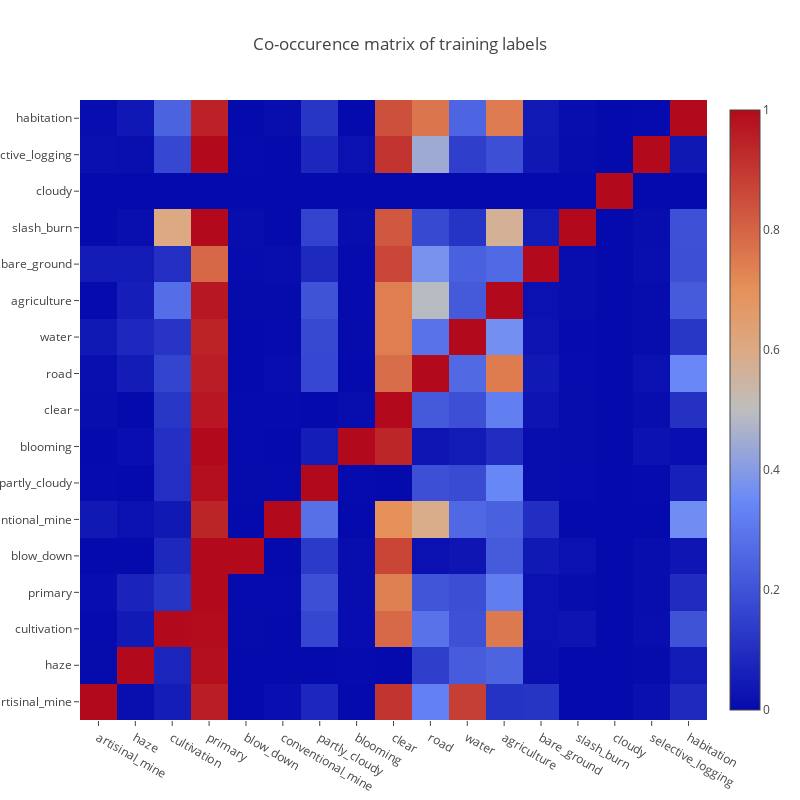
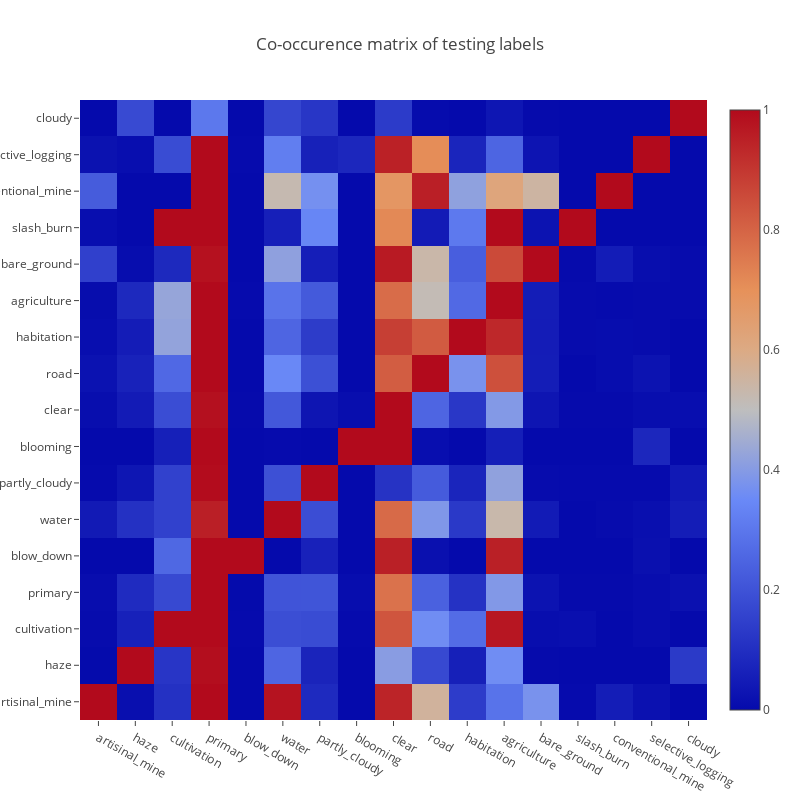

These figures' notebook cell, in order:
### Code cell
import plotly.graph_objs as go
import plotly.offline as py
py.init_notebook_mode(connected=True)
import plotly.tools as tls
from collections import Counter, defaultdict
    
# Histogram of labeled data: train/test
labels = [labels_df['tags'].apply(lambda x: x.split(' ')),
          labels_df_test['tags'].apply(lambda x: x.split(' '))]
dist_titles = ['Distribution of training labels', 'Distribution of testing labels']
cooccur_titles = ['Co-occurence matrix of training labels', 'Co-occurence matrix of testing labels']
dist_fns = ['train-label-dist', 'test-label-dist']
cooccur_fns = ['train-cooccur-matrix', 'test-cooccur-matrix']

for idx in [0,1]: # Train vs. test

    counts = defaultdict(int)
    for l in sorted(labels[idx]):
        for l2 in l:
            counts[l2] += 1

#    data=[go.Bar(x=list(counts.keys()), y=list(counts.values()))]
#    layout=dict(height=800, width=800, title=dist_titles[idx])
#    fig=dict(data=data, layout=layout)
#    py.iplot(fig, filename=dist_fns[idx])

    tags_s = pd.Series(list(chain.from_iterable(labels[idx]))).value_counts()
    fig, ax = plt.subplots(figsize=(16, 8))
    sns.barplot(x=tags_s, y=tags_s.index, orient='h');
    plt.title(dist_fns[idx])
    plt.show()

    # Co-occurrence Matrix 
    com = np.zeros([len(counts)]*2)
    for i, l in enumerate(list(counts.keys())):
        for i2, l2 in enumerate(list(counts.keys())):
            c = 0
            cy = 0
            for row in sorted(labels[idx].values):
                if l in row:
                    c += 1
                    if l2 in row: cy += 1
            com[i, i2] = cy / c

    data=[go.Heatmap(z=com, x=list(counts.keys()), y=list(counts.keys()))]
    layout=go.Layout(height=800, width=800, title=cooccur_titles[idx])
    fig=dict(data=data, layout=layout)
    py.iplot(fig, filename=cooccur_fns[idx])

### Figure 1 — Plotly figure (JSON) as saved in the notebook; plotly's stock layout.template omitted (floating-point values rounded to 4 significant figures; data arrays with more than 128 entries replaced by an {"elided": "..."} marker saying what was removed)
{"data": [{"type": "heatmap", "uid": "384f482a-beda-11e8-bd61-94dbc94b661e", "x": ["artisinal_mine", "haze", "cultivation", "primary", "blow_down", "conventional_mine", "partly_cloudy", "blooming", "clear", "road", "water", "agriculture", "bare_ground", "slash_burn", "cloudy", "selective_logging", "habitation"], "y": ["artisinal_mine", "haze", "cultivation", "primary", "blow_down", "conventional_mine", "partly_cloudy", "blooming", "clear", "road", "water", "agriculture", "bare_ground", "slash_burn", "cloudy", "selective_logging", "habitation"], "z": {"elided": "17x17 float values"}}], "layout": {"height": 800, "title": "Co-occurence matrix of training labels", "width": 800}}

### Figure 2 — Plotly figure (JSON) as saved in the notebook; plotly's stock layout.template omitted (floating-point values rounded to 4 significant figures; data arrays with more than 128 entries replaced by an {"elided": "..."} marker saying what was removed)
{"data": [{"type": "heatmap", "uid": "3f40b1dc-beda-11e8-bd61-94dbc94b661e", "x": ["artisinal_mine", "haze", "cultivation", "primary", "blow_down", "water", "partly_cloudy", "blooming", "clear", "road", "habitation", "agriculture", "bare_ground", "slash_burn", "conventional_mine", "selective_logging", "cloudy"], "y": ["artisinal_mine", "haze", "cultivation", "primary", "blow_down", "water", "partly_cloudy", "blooming", "clear", "road", "habitation", "agriculture", "bare_ground", "slash_burn", "conventional_mine", "selective_logging", "cloudy"], "z": {"elided": "17x17 float values"}}], "layout": {"height": 800, "title": "Co-occurence matrix of testing labels", "width": 800}}
